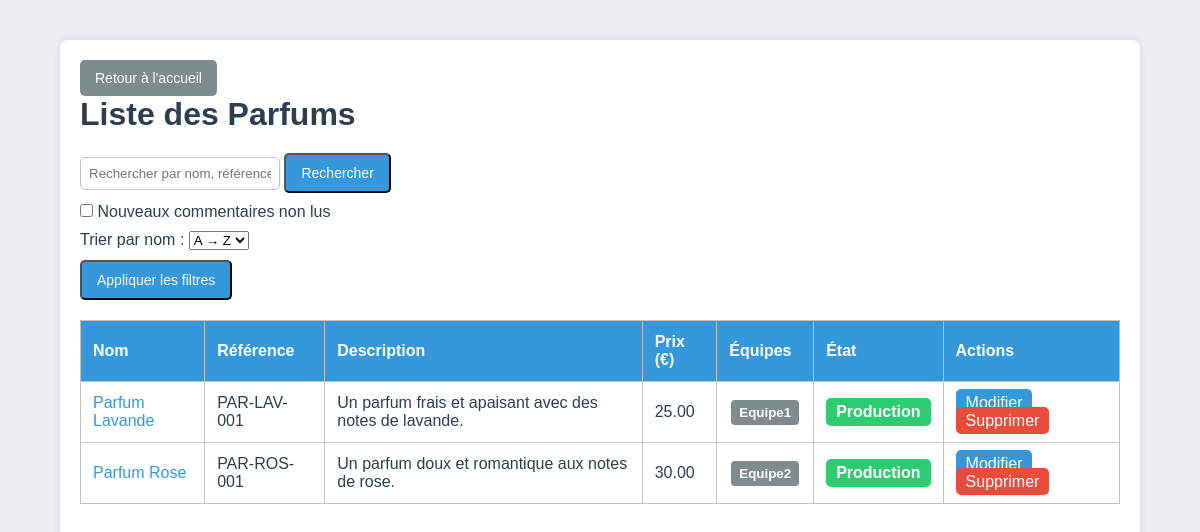
The page /list_parfums.php (signed in) on the database as committed earlier.
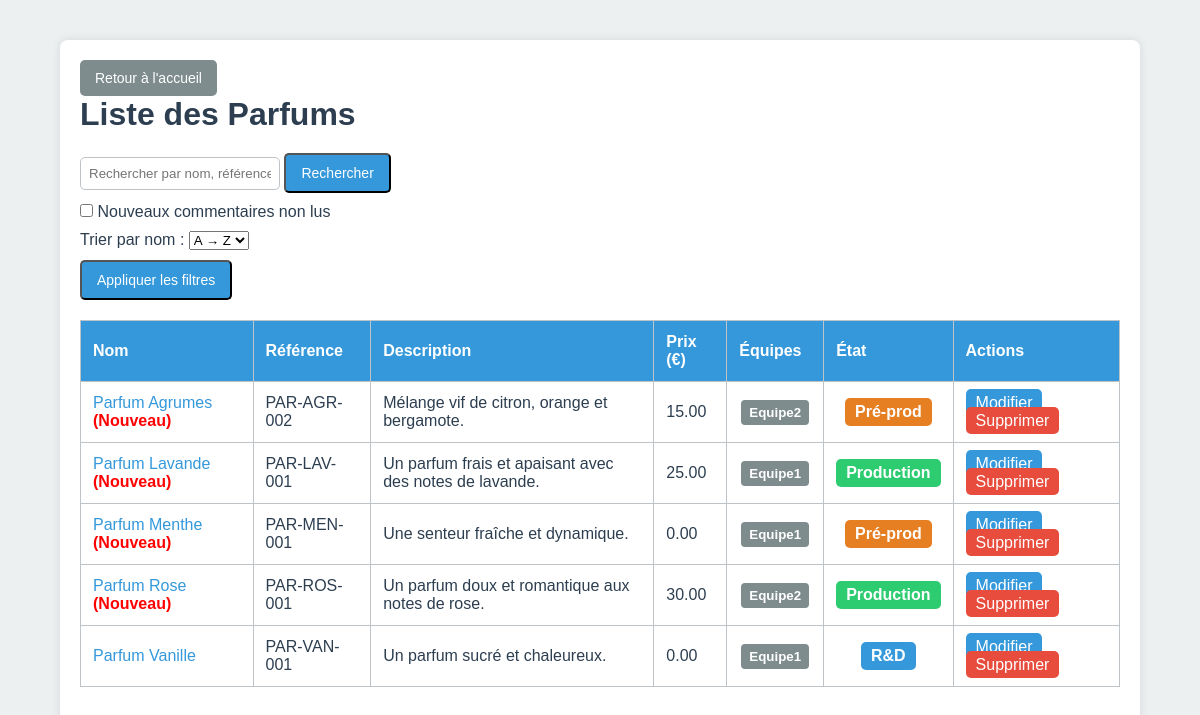
The same page on the database as committed later.
### tables this page shows
CREATE TABLE IF NOT EXISTS parfums (
  id INT AUTO_INCREMENT PRIMARY KEY,
  name VARCHAR(100) NOT NULL,
  description TEXT,
  price DECIMAL(10,2) NOT NULL DEFAULT 0,
  team VARCHAR(50) DEFAULT 'Equipe1',
  version INT DEFAULT 1,
  lifecycle_stage VARCHAR(50) DEFAULT 'Développement',
  reference VARCHAR(100) UNIQUE
);

### src/list_parfums.php (the view, shortened to what this page needs)
<?php
$mysqli = new mysqli("db", "root", "root", "plm");
$user_roles = explode(',', $_SESSION['role'] ?? '');
$is_manager = in_array('manager', $user_roles);
$is_admin   = in_array('admin', $user_roles);
$user_id = $_SESSION['user_id'] ?? null;
$search        = $_GET['search']        ?? '';
$filter_unread = isset($_GET['filter_unread']);
$order_by      = $_GET['order_by']      ?? 'ASC';
$order_by      = ($order_by==='DESC') ? 'DESC' : 'ASC';
$query = "
  SELECT p.id, p.name, p.description, p.price,
         p.reference, p.lifecycle_stage, p.team
  FROM parfums p
";
$query .= " ORDER BY p.name $order_by";
$result = $mysqli->query($query);
?>
<!DOCTYPE html>
<html lang="fr">
<head>
  <link rel="stylesheet" href="styles.css">
</head>
<body>
<div class="container">
  <p><a href="home.php" class="btn btn-secondary">Retour à l'accueil</a></p>
  <h1>Liste des Parfums</h1>
  <form method="get" style="margin-bottom:20px;">
    <div style="margin-bottom:10px;">
      <input type="text" name="search"
             placeholder="Rechercher par nom, référence, équipe..."
             value="<?php echo htmlspecialchars($search); ?>"
             style="padding:8px; border-radius:5px; border:1px solid #bdc3c7; width:200px;">
      <button type="submit" class="btn">Rechercher</button>
    </div>
    <div style="margin-bottom:10px;">
      <label>
        <input type="checkbox" name="filter_unread" <?php if ($filter_unread) echo 'checked'; ?>>
        Nouveaux commentaires non lus
      </label>
    </div>
    <div style="margin-bottom:10px;">
      <label>Trier par nom :</label>
      <select name="order_by">
        <option value="ASC"  <?php if($order_by==='ASC') echo 'selected';?>>A → Z</option>
      </select>
    </div>
    <button type="submit" class="btn">Appliquer les filtres</button>
  </form>
  <table>
    <thead>
      <tr>
        <th>Nom</th>
        <th>Référence</th>
        <th>Description</th>
        <th>Prix (€)</th>
        <th>Équipes</th>
        <th>État</th>
        <?php if ($is_admin || $is_manager): ?>
          <th>Actions</th>
        <?php endif; ?>
      </tr>
    </thead>
    <tbody>
      <?php while($p = $result->fetch_assoc()):
        $stageClass = '';
        switch($p['lifecycle_stage']){
          case 'R&D':         $stageClass='state-rd';      break;
          case 'Pré-prod':    $stageClass='state-preprod'; break;
          case 'Production':  $stageClass='state-prod';    break;
        }
        $has_new = false;
        if ($user_id) {
          $pid = (int)$p['id'];
          $last_read_at = null;
          if ($last_read_at) {
            $stmtC = $mysqli->prepare("
              SELECT COUNT(*) AS cnt
              FROM comments
              WHERE parfum_id=?
                AND created_at > ?
            ");
            $stmtC->bind_param("is", $pid, $last_read_at);
          } else {
            $stmtC = $mysqli->prepare("
              SELECT COUNT(*) AS cnt
              FROM comments
              WHERE parfum_id=?
            ");
            $stmtC->bind_param("i", $pid);
          }
          $stmtC->execute();
          $rc = $stmtC->get_result();
          $countNew = 0;
          if($rowC=$rc->fetch_assoc()){
            $countNew = $rowC['cnt'] ?? 0;
          }
          $has_new = ($countNew>0);
        }
        $teams_array = explode(',', $p['team']);
      ?>
      <tr>
        <td>
          <a href="parfum_detail.php?id=<?php echo $p['id']; ?>">
            <?php echo htmlspecialchars($p['name']); ?>
            <?php if($has_new): ?>
              <span style="color:red; font-weight:bold;">(Nouveau)</span>
            <?php endif; ?>
          </a>
        </td>
        <td><?php echo htmlspecialchars($p['reference']); ?></td>
        <td><?php echo htmlspecialchars($p['description']); ?></td>
        <td><?php echo htmlspecialchars($p['price']); ?></td>
        <td>
          <?php foreach($teams_array as $tm): ?>
            <button class="team-button"><?php echo htmlspecialchars($tm);?></button>
          <?php endforeach; ?>
        </td>
        <td style="text-align:center;">
          <span class="state-badge <?php echo $stageClass; ?>">
            <?php echo htmlspecialchars($p['lifecycle_stage']); ?>
          </span>
        </td>
        <?php if($is_admin||$is_manager): ?>
          <td class="actions">
            <a href="edit_parfum.php?id=<?php echo $p['id'];?>" class="btn-edit">Modifier</a>
            <a href="delete_parfum.php?id=<?php echo $p['id'];?>" class="btn-delete"
               onclick="return confirm('Supprimer ce parfum ?');">
               Supprimer
            </a>
          </td>
        <?php endif;?>
      </tr>
      <?php endwhile;?>
    </tbody>
  </table>
</div>
</body>
</html>

Rows that differ between the two databases and show on the page:
added parfums: name "Parfum Agrumes", shows "(Nouveau)", reference "PAR-AGR-002", description "Mélange vif de citron, orange et bergamote.", price "15.00", team "Equipe2", lifecycle_stage "Pré-prod"
changed parfums "Parfum Lavande": now shows "(Nouveau)"
added parfums: name "Parfum Menthe", shows "(Nouveau)", reference "PAR-MEN-001", description "Une senteur fraîche et dynamique.", price "0.00", team "Equipe1", lifecycle_stage "Pré-prod"
shown differently, row unchanged: parfums "Parfum Rose": now shows "(Nouveau)"
added parfums: name "Parfum Vanille", reference "PAR-VAN-001", description "Un parfum sucré et chaleureux.", price "0.00", team "Equipe1", lifecycle_stage "R&D"
